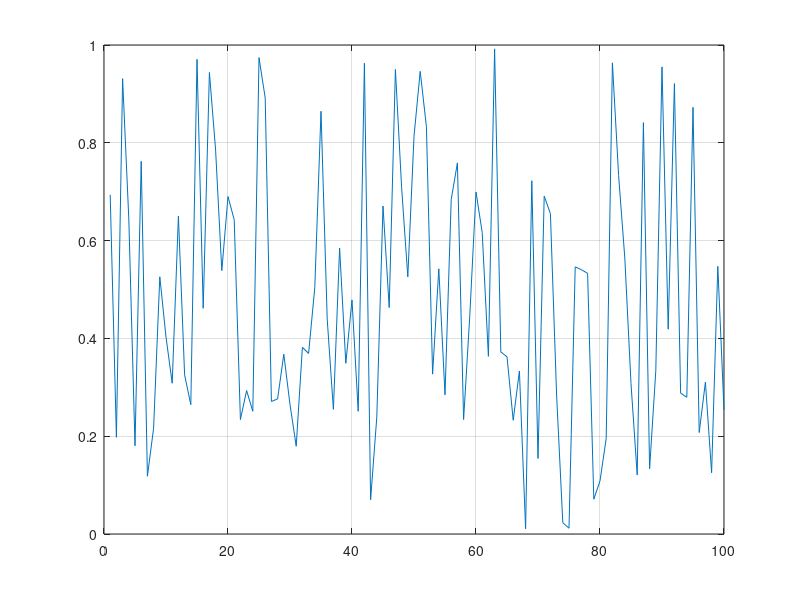

Here is the MATLAB script that generated this plot:
function result = test_grid_004
result = false;
a = figure;
plot(rand(1,100));
h = gca;
grid(h,'on');
drawnow;
close(a);
result = true;
